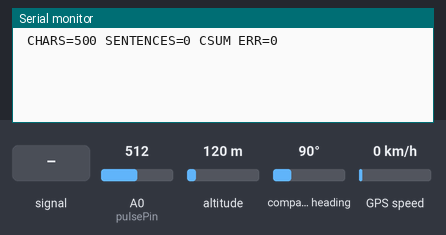
Bench run of a sketch on a simulated Arduino Uno, built with avr-gcc and run on an emulated ATmega328P. Shown: the last lines printed to the serial monitor. The inputs (shaded band) are chosen by the test bench; at power-on: A0 (pulsePin) = 512, altitude 120 m, compass heading 90°, GPS speed 0 km/h. The GPS gets a fix after 3 s at 37.7749, -122.4194 with 8 satellites.

Above: at 1.2 s.
1.3 s: A0 (pulsePin) fed a 200 Hz sine of ±81 counts around its level
At 2.81 s:
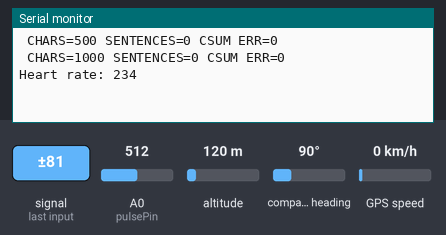
4.3 s: A0 (pulsePin) set to 716
At 9.6 s:
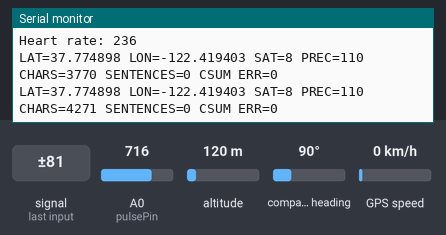
10.0 s: A0 (pulsePin) fed a 2 Hz sine of ±306 counts around its level
At 13.5 s:
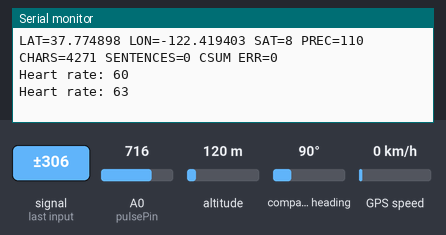
Timing chart, 0 to 15.0 s (numbered marks = the images above; inputs shaded):
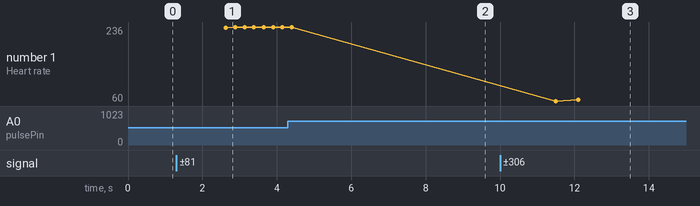

The sketch:

GpsPulseSensor.ino
```cpp
/*
 By- Nimit Khandelwal
* program for Interfacing pulse sensor and ublox NEO-6m-001 to arduino uno.
* interface pulse sensor
* >>> Pulse Sensor purple wire goes to Analog Pin 0 <<<
* Pulse Sensor sample aquisition and processing happens in the background via Timer 2 interrupt. 2mS sample rate.
* PWM on pins 3 and 11 will not work when using this code, because we are using Timer 2!
* The following variables are automatically updated:
* Signal :    int that holds the analog signal data straight from the sensor. updated every 2mS.
* IBI  :      int that holds the time interval between beats. 2mS resolution.
* BPM  :      int that holds the heart rate value, derived every beat, from averaging previous 10 IBI values.
* QS  :       boolean that is made true whenever Pulse is found and BPM is updated. User must reset.
* Pulse :     boolean that is true when a heartbeat is sensed then false in time with pin13 LED going out.

* Interfacing gps
*  This code also demonstrates the normal use of a TinyGPS object.
*  It requires the use of SoftwareSerial, and assumes that you have a
   9600-baud serial GPS device hooked up on pins 5(rx) and 4(tx).
*/

#include <SoftwareSerial.h>

#include <TinyGPS.h>

TinyGPS gps;
//setup software Serial for GPS at pin 5(RX),4(TX)
SoftwareSerial ss(5, 4);
// Sensor and pins variables
int pulsePin = 0;
int blinkPin = 13;

// Pulse rate variable
volatile int BPM;
int counts=0;

// Raw signal
volatile int Signal;

// Interval between beats
volatile int IBI = 600;

// Becomes true when the pulse is high
volatile boolean Pulse = false;

// Becomes true when Arduino finds a pulse
volatile boolean QS = false;


void setup()
{
  Serial.begin(115200);
  ss.begin(9600);
  interruptSetup();
}

void loop()
{
 //disable timer 2 to encode,decode gps data and send data to base station through put request from esp8266 module
    TCCR2A = 0x00;// ENABLE PWM ON DIGITAL PINS 3 AND 11
    TIMSK2 = 0x00;// DISABLE INTERRUPT ON MATCH BETWEEN TIMER2 AND OCR2A
   for (unsigned long duration = millis(); millis() - duration < 2000;)
  {
    gps_data();
    }
     // set timer two to two milliseconds for pulse readings
    TCCR2A = 0x02;// DISABLE PWM ON DIGITAL PINS 3 AND 11, AND GO INTO CTC MODE
    TIMSK2 = 0x02;// ENABLE INTERRUPT ON MATCH BETWEEN TIMER2 AND OCR2A
 for (unsigned long duration = millis(); millis() - duration < 4000;)
  {
    pulse_data();
    }
  delay(500);

}
void gps_data(){
  bool newData = false;
  unsigned long chars;
  unsigned short sentences, failed;

  // For one second we parse GPS data and report some key values

  for (unsigned long start = millis(); millis() - start < 1000;)
  {
    while (ss.available())
    {

      char c = ss.read();
//       Serial.write(c); // uncomment this line if you want to see the GPS data flowing
      if (gps.encode(c)) // Did a new valid sentence come in?
        newData = true;
    }
  }

  if (newData)
  {
    float flat, flon;
    unsigned long age;
    gps.f_get_position(&flat, &flon, &age);
    Serial.print("LAT=");
    Serial.print(flat == TinyGPS::GPS_INVALID_F_ANGLE ? 0.0 : flat, 6);
    Serial.print(" LON=");
    Serial.print(flon == TinyGPS::GPS_INVALID_F_ANGLE ? 0.0 : flon, 6);
    Serial.print(" SAT=");
    Serial.print(gps.satellites() == TinyGPS::GPS_INVALID_SATELLITES ? 0 : gps.satellites());
    Serial.print(" PREC=");
    Serial.print(gps.hdop() == TinyGPS::GPS_INVALID_HDOP ? 0 : gps.hdop());
  }

  gps.stats(&chars, &sentences, &failed);
  Serial.print(" CHARS=");
  Serial.print(chars);
  Serial.print(" SENTENCES=");
  Serial.print(sentences);
  Serial.print(" CSUM ERR=");
  Serial.println(failed);
  if (chars == 0)
    Serial.println("** No characters received from GPS: check wiring **");

  }
  void pulse_data(){
    if (QS == true) {

    // Print heart rate
    Serial.print("Heart rate: ");
    Serial.println(BPM);

    // Reset the Quantified Self flag for next time
    QS = false;
   }

  // Wait 20 ms
  delay(20);
    }
```

interrupt.ino
```cpp
volatile int rate[10];                    // array to hold last ten IBI values
volatile unsigned long sampleCounter = 0;          // used to determine pulse timing
volatile unsigned long lastBeatTime = 0;           // used to find IBI
volatile int P =512;                      // used to find peak in pulse wave, seeded
volatile int T = 512;                     // used to find trough in pulse wave, seeded
volatile int thresh = 512;                // used to find instant moment of heart beat, seeded
volatile int amp = 100;                   // used to hold amplitude of pulse waveform, seeded
volatile boolean firstBeat = true;        // used to seed rate array so we startup with reasonable BPM
volatile boolean secondBeat = false;      // used to seed rate array so we startup with reasonable BPM


void interruptSetup(){
  // Initializes Timer2 to throw an interrupt every 2mS.
  TCCR2A = 0x02;     // DISABLE PWM ON DIGITAL PINS 3 AND 11, AND GO INTO CTC MODE
  TCCR2B = 0x06;     // DON'T FORCE COMPARE, 256 PRESCALER
  OCR2A = 0X7C;      // SET THE TOP OF THE COUNT TO 124 FOR 500Hz SAMPLE RATE
  TIMSK2 = 0x02;     // ENABLE INTERRUPT ON MATCH BETWEEN TIMER2 AND OCR2A
  sei();             // MAKE SURE GLOBAL INTERRUPTS ARE ENABLED
}


// THIS IS THE TIMER 2 INTERRUPT SERVICE ROUTINE.
// Timer 2 makes sure that we take a reading every 2 miliseconds
ISR(TIMER2_COMPA_vect){                         // triggered when Timer2 counts to 124
  cli();                                      // disable interrupts while we do this
  Signal = analogRead(pulsePin);              // read the Pulse Sensor
  sampleCounter += 2;                         // keep track of the time in mS with this variable
  int N = sampleCounter - lastBeatTime;       // monitor the time since the last beat to avoid noise

    //  find the peak and trough of the pulse wave
  if(Signal < thresh && N > (IBI/5)*3){       // avoid dichrotic noise by waiting 3/5 of last IBI
    if (Signal < T){                        // T is the trough
      T = Signal;                         // keep track of lowest point in pulse wave
    }
  }

  if(Signal > thresh && Signal > P){          // thresh condition helps avoid noise
    P = Signal;                             // P is the peak
  }                                        // keep track of highest point in pulse wave

  //  NOW IT'S TIME TO LOOK FOR THE HEART BEAT
  // signal surges up in value every time there is a pulse
  if (N > 250){                                   // avoid high frequency noise
    if ( (Signal > thresh) && (Pulse == false) && (N > (IBI/5)*3) ){
      Pulse = true;                               // set the Pulse flag when we think there is a pulse
      digitalWrite(blinkPin,HIGH);                // turn on pin 13 LED
      IBI = sampleCounter - lastBeatTime;         // measure time between beats in mS
      lastBeatTime = sampleCounter;               // keep track of time for next pulse

      if(secondBeat){                        // if this is the second beat, if secondBeat == TRUE
        secondBeat = false;                  // clear secondBeat flag
        for(int i=0; i<=9; i++){             // seed the running total to get a realisitic BPM at startup
          rate[i] = IBI;
        }
      }

      if(firstBeat){                         // if it's the first time we found a beat, if firstBeat == TRUE
        firstBeat = false;                   // clear firstBeat flag
        secondBeat = true;                   // set the second beat flag
        sei();                               // enable interrupts again
        return;                              // IBI value is unreliable so discard it
      }


      // keep a running total of the last 10 IBI values
      word runningTotal = 0;                  // clear the runningTotal variable

      for(int i=0; i<=8; i++){                // shift data in the rate array
        rate[i] = rate[i+1];                  // and drop the oldest IBI value
        runningTotal += rate[i];              // add up the 9 oldest IBI values
      }

      rate[9] = IBI;                          // add the latest IBI to the rate array
      runningTotal += rate[9];                // add the latest IBI to runningTotal
      runningTotal /= 10;                     // average the last 10 IBI values
      BPM = 60000/runningTotal;               // how many beats can fit into a minute? that's BPM!
      QS = true;                              // set Quantified Self flag
      // QS FLAG IS NOT CLEARED INSIDE THIS ISR
    }
  }

  if (Signal < thresh && Pulse == true){   // when the values are going down, the beat is over
    digitalWrite(blinkPin,LOW);            // turn off pin 13 LED
    Pulse = false;                         // reset the Pulse flag so we can do it again
    amp = P - T;                           // get amplitude of the pulse wave
    thresh = amp/2 + T;                    // set thresh at 50% of the amplitude
    P = thresh;                            // reset these for next time
    T = thresh;
  }

  if (N > 2500){                           // if 2.5 seconds go by without a beat
    thresh = 512;                          // set thresh default
    P = 512;                               // set P default
    T = 512;                               // set T default
    lastBeatTime = sampleCounter;          // bring the lastBeatTime up to date
    firstBeat = true;                      // set these to avoid noise
    secondBeat = false;                    // when we get the heartbeat back
  }

  sei();                                   // enable interrupts when youre done!
}// end isr
```

Measured:
- after the input at 1.3 s, the serial monitor: prints a new line after 1.3 s (image 1)
- after the input at 4.3 s, the serial monitor: prints a new line after 3.2 s (image 2)
- after the input at 10.0 s, the serial monitor: prints a new line after 1.5 s (image 3)
- plotted number 1: 236 → 93 after the input at 10.0 s
